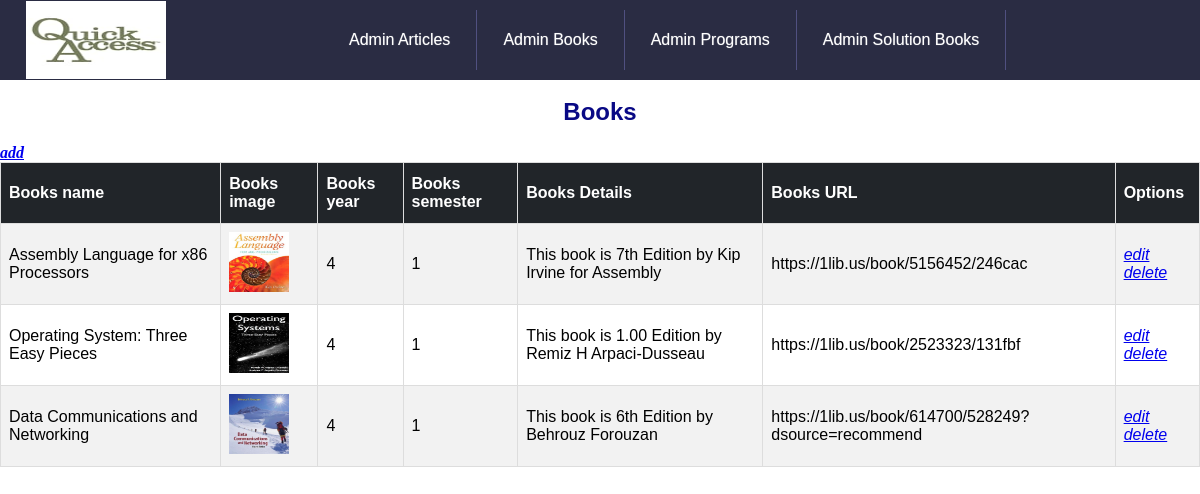
Screenshot of /admin_books.php with the database file from the repository.
### tables this page shows
CREATE TABLE `books` (
  `id` int(11) NOT NULL,
  `name` varchar(200) NOT NULL,
  `description` text NOT NULL,
  `semester` int(11) NOT NULL,
  `year` int(11) NOT NULL,
  `image` varchar(256) NOT NULL,
  `url_download` varchar(256)  NOT NULL
);

### Html/admin_books.php (the view, shortened to what this page needs)
<?php
include("conn.php");
?>
<!DOCTYPE html>
<html>
<head>
  <link rel="stylesheet" href="../Css/index.css"/>
</head>
<body>
  <header>
    <ul class="nav" >
      <li><a href="index.php"><img  id="logo" src="../Picture/logo.jpg" width="140px" height="79px" alt="logo" title="site logo" ></a></li>
      <li><a href="admin_articles.php">Admin Articles</a></li>
      <li><a href="admin_books.php">Admin Books</a></li>
      <li><a href="admin_programs.php">Admin Programs</a></li>
      <li><a href="admin_solbooks.php">Admin Solution Books</a></li>
    </ul>
  </header>
<form method="POST" action = "<?php $_PHP_SELF ?>">
  <div>
    <div>
      <div><br><h2 style="text-align: center;">Books</h2><br></div>
      <a href="AddBooks.php"><i style="font-weight: bold;"> add </i></a>
    </div>
    <div>
      <table id="customers">
        <tr>
          <th>Books name</th>
          <th>Books image</th>
          <th>Books year</th>
          <th>Books semester</th>
          <th>Books Details</th>
          <th>Books URL</th>
          <th>Options</th>
        </tr>
        <?php
        $get_books = "SELECT * FROM `books` WHERE 1";
        $run_books = mysqli_query($con, $get_books);
        while ($row = mysqli_fetch_array($run_books)){
          $name = $row['name'];
          $image = $row['image'];
          $description = $row['description'];
          $year = $row['year'];
          $semester = $row['semester'];
          $url_download = $row['url_download'];
        ?>
        <tr>
          <td><?php echo $name; ?></td>
          <td><img src="images/<?php echo $image;?>" width="60" height="60" alt= "<?php echo $name; ?>"/></td>
          <td><?php echo $year; ?></td>
          <td><?php echo $semester; ?></td>
          <td><?php echo $description; ?></td>
          <td><?php echo $url_download; ?></td>
          <td>
            <a href="EditBooks.php?id=<?php echo $row["id"]; ?>"rel="tooltip" name="id"><i>edit</i></a>
            <a href="admin_books.php?deleted_id=<?php echo $row["id"]; ?>" onclick="return confirm('Are you sure?')" rel="tooltip" name="deleted_id" value="delete"><i>delete</i></a>
          </td>
        </tr>
        <?php }  ?>
      </table>
    </div>
  </div>
</form>
</body>
</html>

### Css/index.css (style rules this page uses)
* { margin: 0; padding: 0; }
.nav { background: #2A2C43 ; height: 80px; width: 100%; display: flex; align-items: center; }
.nav li { float: left; list-style-type: none; position: relative; }
.nav li a { font-size: 16px; color: white; display: block; line-height: 60px; padding: 0 26px; text-decoration: none; border-right: 1px solid #505080; font-family: sans-serif; text-shadow: 0 0 1px rgba(255, 255, 255, 0.5); }
#logo { float: left; margin-right: 130px; border-bottom: 1px solid #2A2C43; }
* { box-sizing:border-box }
h2 , h3 { font-size: 24px; font-weight: bold; font-family: sans-serif ; color:#090985 ; }
#customers { font-family: Cairo,Arial, Helvetica, sans-serif; border-collapse: collapse; width: 100%; }
#customers td, #customers th { border: 1px solid #ddd; padding: 8px; }
#customers tr:nth-child(even) { background-color: #f2f2f2; }
#customers th { padding-top: 12px; padding-bottom: 12px; text-align: left; background-color: #212529; color: white; }

### rows the page displays
books: name "Assembly Language for x86 Processors", image (picture), year "4", semester "1", description "This book is 7th Edition by Kip Irvine for Assembly", url_download "https://1lib.us/book/5156452/246cac"
books: name "Operating System: Three Easy Pieces", image (picture), year "4", semester "1", description "This book is 1.00 Edition by Remiz H Arpaci-Dusseau", url_download "https://1lib.us/book/2523323/131fbf"
books: name "Data Communications and Networking", image (picture), year "4", semester "1", description "This book is 6th Edition by Behrouz Forouzan", url_download "https://1lib.us/book/614700/528249?dsource=recommend"
